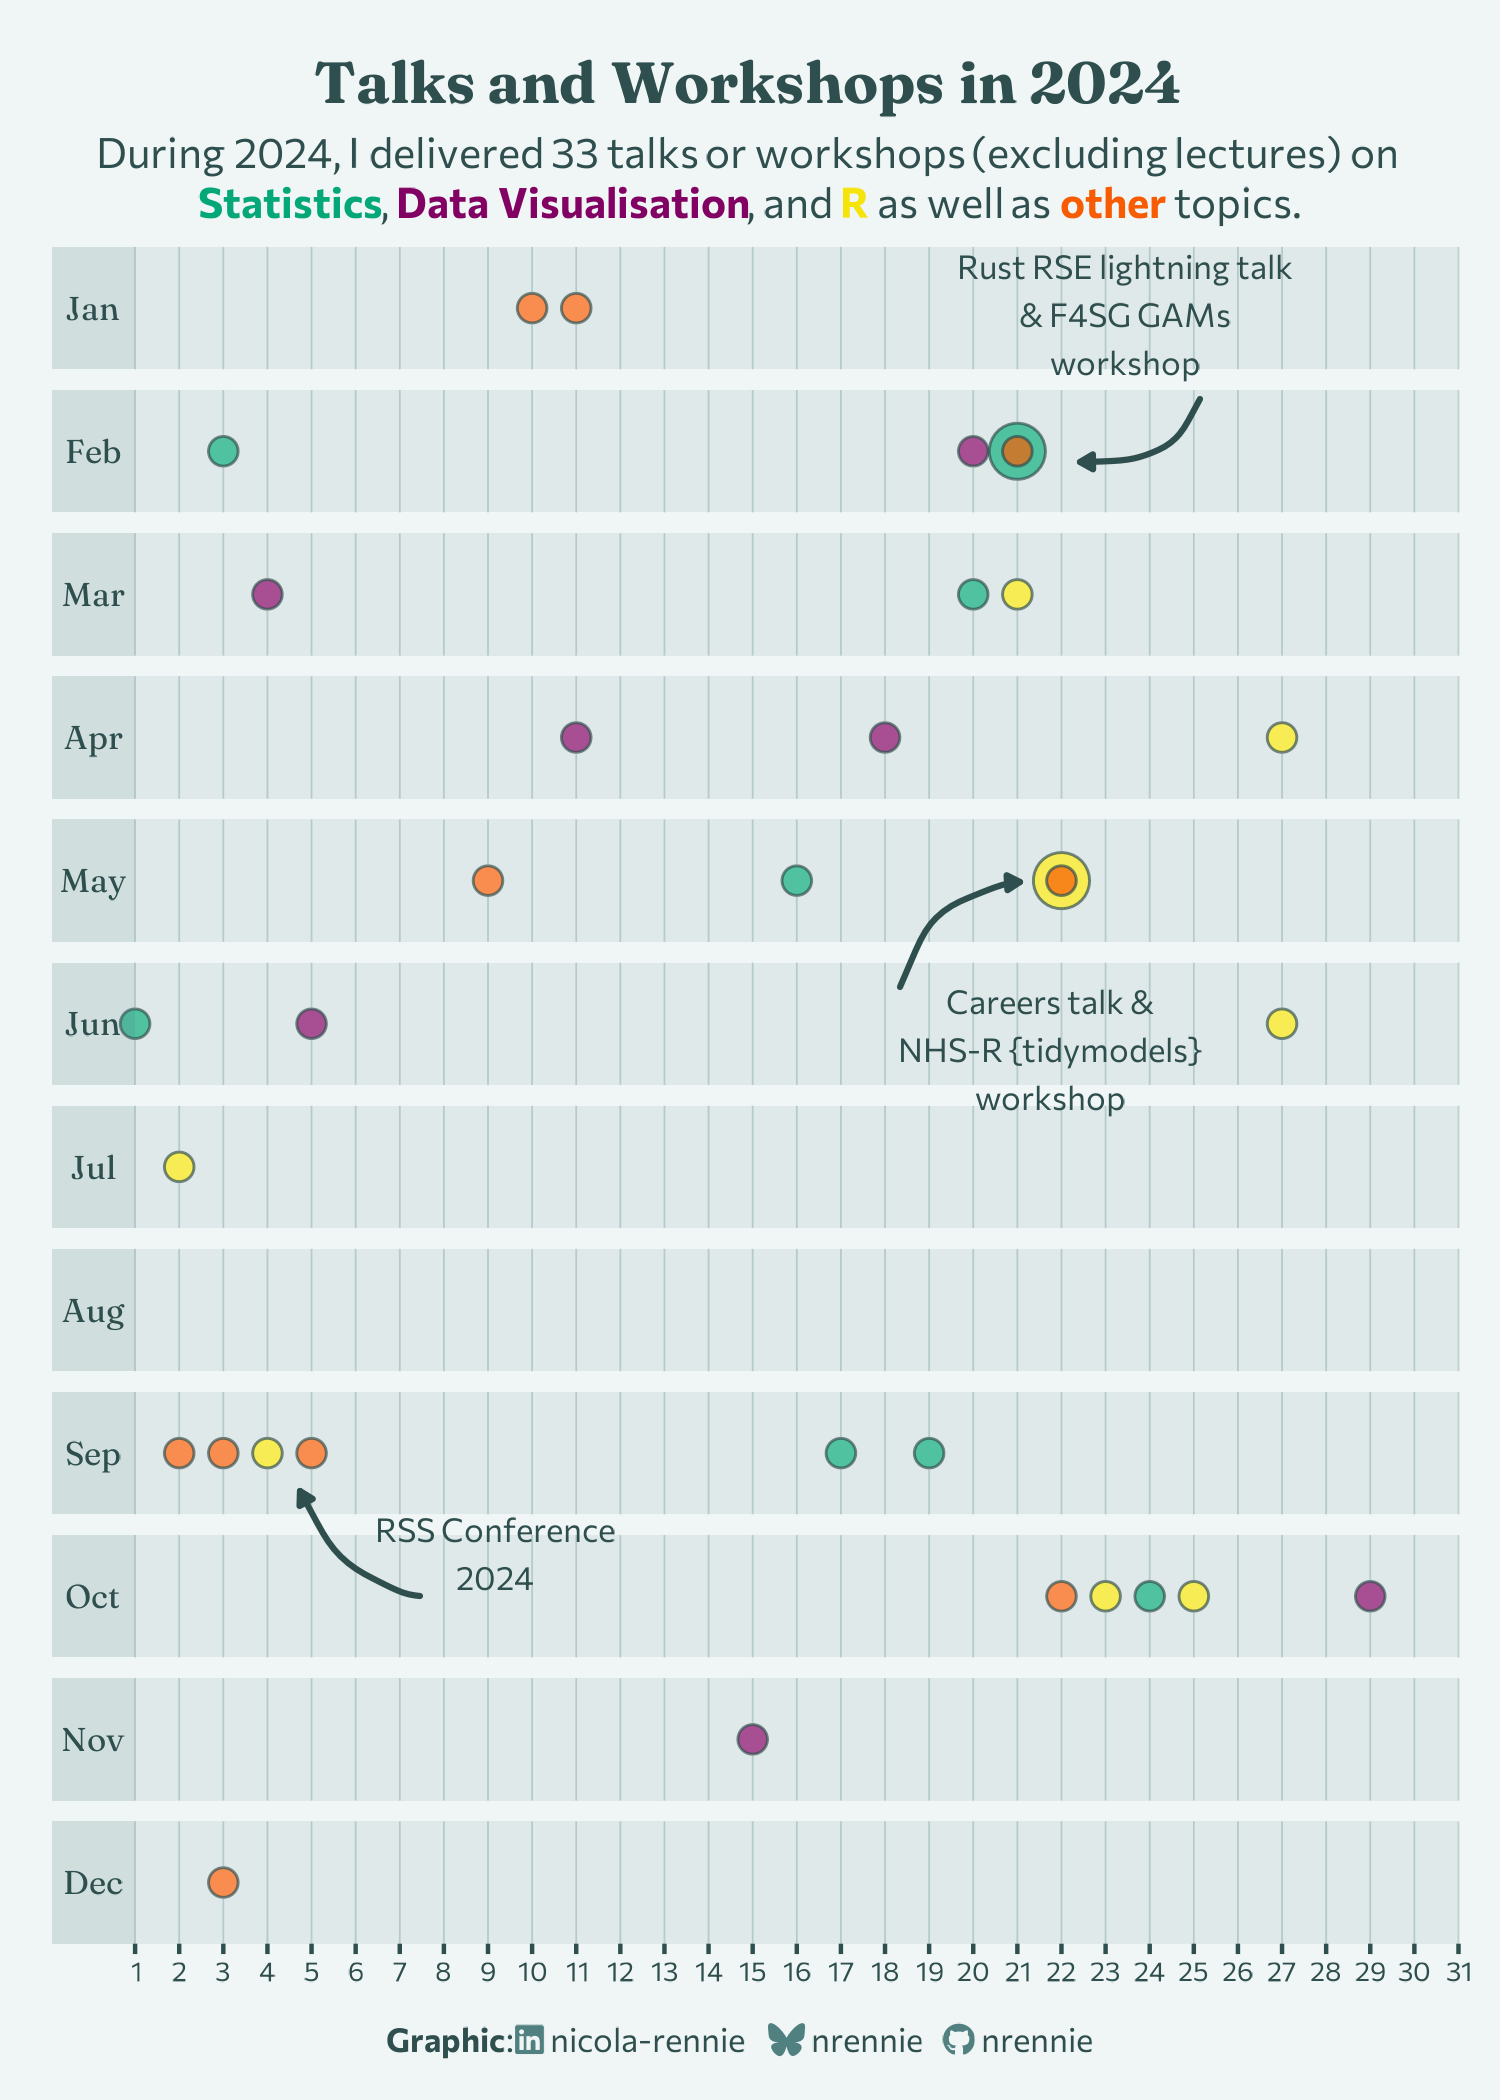

Here is the R script that generated this plot:
# Load packages -----------------------------------------------------------

library(tidyverse)
library(showtext)
library(camcorder)
library(ggtext)
library(nrBrand)
library(glue)
library(cowplot)
library(grid)


# Load data ---------------------------------------------------------------

talks <- readr::read_csv("2025/2025-01-07/data/cpd.csv")


# Load fonts --------------------------------------------------------------

font_add_google("Fraunces")
font_add_google("Commissioner")
showtext_auto()
showtext_opts(dpi = 300)


# Define colours and fonts-------------------------------------------------

bg_col <- nrBrand::nr_light
text_col <- nrBrand::nr_dark
highlight_col <- nrBrand::nr_mid

body_font <- "Commissioner"
title_font <- "Fraunces"


# Data wrangling ----------------------------------------------------------

plot_data <- talks |>
  filter(
    Type == "Presentation / Workshop",
    Year == 2024
  ) |>
  mutate(
    Date = mdy(Date)
  ) |>
  group_by(Date) |>
  mutate(
    n = row_number()
  ) |>
  ungroup() |>
  arrange(Date, desc(n)) |>
  mutate(
    month = month(Date, label = TRUE),
    dom = mday(Date)
  ) |>
  mutate(
    Topic = case_when(
      !(Topic %in% c("R", "Statistics", "Data Visualisation")) ~ "other",
      TRUE ~ Topic
    )
  )


# Start recording ---------------------------------------------------------

gg_record(
  dir = file.path("2025", "2025-01-07", "recording"),
  device = "png",
  width = 5,
  height = 7,
  units = "in",
  dpi = 300
)


# Define text -------------------------------------------------------------

social <- nrBrand::social_caption(
  bg_colour = bg_col,
  icon_colour = highlight_col,
  font_colour = text_col,
  font_family = body_font,
  mastodon = NA
)

col_palette <- PrettyCols::prettycols("Disco")[c(1, 3:5)]
names(col_palette) <- unique(plot_data$Topic)

title <- "Talks and Workshops in 2024"
st <- glue("During 2024, I delivered {nrow(plot_data)} talks or workshops (excluding lectures) on <span style='color:{col_palette[2]}'>**{names(col_palette[2])}**</span>, <span style='color:{col_palette[3]}'>**{names(col_palette[3])}**</span>, and <span style='color:{col_palette[4]}'>**{names(col_palette[4])}**</span> as well as <span style='color:{col_palette[1]}'>**{names(col_palette[1])}**</span> topics.")
cap <- paste0(
  "**Graphic**:", social
)


# Plot --------------------------------------------------------------------

p <- ggplot() +
  geom_point(
    data = plot_data,
    mapping = aes(
      x = dom,
      y = 1,
      size = n
    ),
    colour = "white"
  ) +
  geom_point(
    data = plot_data,
    mapping = aes(
      x = dom,
      y = 1,
      size = n,
      fill = Topic
    ),
    alpha = 0.7,
    pch = 21,
    colour = text_col
  ) +
  facet_wrap(~month, ncol = 1, drop = FALSE, strip.position = "left") +
  scale_x_continuous(
    breaks = 1:31,
    limits = c(1, 31),
    expand = c(0, 0)
  ) +
  scale_size(range = c(3, 6)) +
  scale_fill_manual(
    values = col_palette
  ) +
  labs(
    x = "",
    y = NULL,
    title = title,
    subtitle = st,
    caption = cap
  ) +
  coord_cartesian(clip = "off") +
  theme_minimal(base_family = body_font, base_size = 10) +
  theme(
    legend.position = "none",
    plot.margin = margin(10, 10, 10, 10),
    plot.title.position = "plot",
    plot.caption.position = "plot",
    plot.background = element_rect(
      fill = bg_col,
      colour = bg_col
    ),
    panel.background = element_rect(
      fill = alpha(highlight_col, 0.1),
      colour = NA
    ),
    strip.text.y.left = element_text(
      family = title_font,
      colour = text_col,
      angle = 0
    ),
    strip.background = element_rect(
      fill = alpha(highlight_col, 0.2),
      colour = NA
    ),
    axis.text.y = element_blank(),
    axis.text.x = element_text(
      colour = text_col,
      size = rel(0.8)
    ),
    axis.ticks.x = element_line(
      colour = text_col,
      linewidth = 0.5
    ),
    panel.grid.minor = element_blank(),
    panel.grid.major.y = element_blank(),
    panel.grid.major.x = element_line(
      colour = alpha(highlight_col, 0.3),
      linewidth = 0.2
    ),
    plot.title = element_textbox_simple(
      colour = text_col,
      hjust = 0.5,
      halign = 0.5,
      margin = margin(b = 5, t = 5),
      lineheight = 0.5,
      family = title_font,
      face = "bold",
      size = rel(1.4)
    ),
    plot.subtitle = element_textbox_simple(
      colour = text_col,
      hjust = 0.5,
      halign = 0.5,
      margin = margin(b = 5, t = 0),
      family = body_font
    ),
    plot.caption = element_textbox_simple(
      colour = text_col,
      hjust = 0.5,
      halign = 0.5,
      margin = margin(b = 0, t = 0),
      lineheight = 0.5,
      family = body_font
    )
  )


ggdraw(p) +
  draw_text(
    x = 0.33, y = 0.26,
    size = 8,
    colour = text_col,
    family = body_font,
    text = "RSS Conference\n2024"
  ) +
  draw_grob(
    curveGrob(
      x1 = 0.28, y1 = 0.24,
      x2 = 0.2, y2 = 0.29,
      curvature = -0.3,
      gp = gpar(col = text_col, lwd = 2, fill = text_col),
      arrow = arrow(type = "closed", length = unit(0.05, "inches"))
    )
  ) +
  draw_text(
    x = 0.7, y = 0.5,
    size = 8,
    colour = text_col,
    family = body_font,
    text = "Careers talk &\nNHS-R {tidymodels}\nworkshop"
  ) +
  draw_grob(
    curveGrob(
      x1 = 0.6, y1 = 0.53,
      x2 = 0.68, y2 = 0.58,
      curvature = -0.4,
      gp = gpar(col = text_col, lwd = 2, fill = text_col),
      arrow = arrow(type = "closed", length = unit(0.05, "inches"))
    )
  ) +
  draw_text(
    x = 0.75, y = 0.85,
    size = 8,
    colour = text_col,
    family = body_font,
    text = "Rust RSE lightning talk\n& F4SG GAMs\nworkshop"
  ) +
  draw_grob(
    curveGrob(
      x1 = 0.8, y1 = 0.81,
      x2 = 0.72, y2 = 0.78,
      curvature = -0.3,
      gp = gpar(col = text_col, lwd = 2, fill = text_col),
      arrow = arrow(type = "closed", length = unit(0.05, "inches"))
    )
  )


# Save gif ----------------------------------------------------------------

ggsave(
  filename = file.path("2025", "2025-01-07", paste0("20250107", ".png")),
  height = 7,
  width = 5,
  bg = bg_col,
  units = "in",
  dpi = 300
)

gg_playback(
  name = file.path("2025", "2025-01-07", paste0("20250107", ".gif")),
  first_image_duration = 4,
  last_image_duration = 20,
  frame_duration = .25,
  background = bg_col
)
